Frame 1 (no input): blank canvas, image omitted
Frame 60 (no input): blank canvas, image omitted
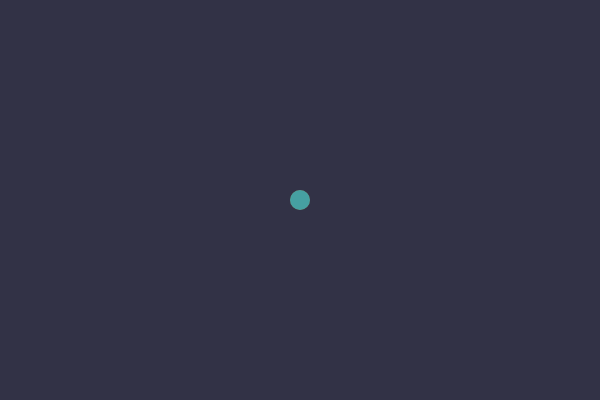
Frame 120 (the mouse pressed at the canvas centre since frame 60)

The p5.js sketch whose frames 1 and 60 were blank and that drew this single picture after the mouse press (run headless with seeded random() and noise() and a simulated clock; from frame 60 on, the mouse is pressed at the canvas centre):

// p5.js sketch
// ── sketch.js

let fixedColor;

function setup() {
  createCanvas(600, 400);
  fixedColor = color(50, 50, 70);
  background(fixedColor);
  noStroke();
}

function draw() {
}

function mousePressed() {
  let x = width / 2;
  let y = height / 2;
  let ellipseSize = 20;

  fill(255, 165, 0, 150);
  ellipse(mouseX, mouseY, ellipseSize, ellipseSize);
  
  let mirroredX = x - (mouseX - x);
  
  fill(0, 191, 255, 150);
  ellipse(mirroredX, mouseY, ellipseSize, ellipseSize);
}
